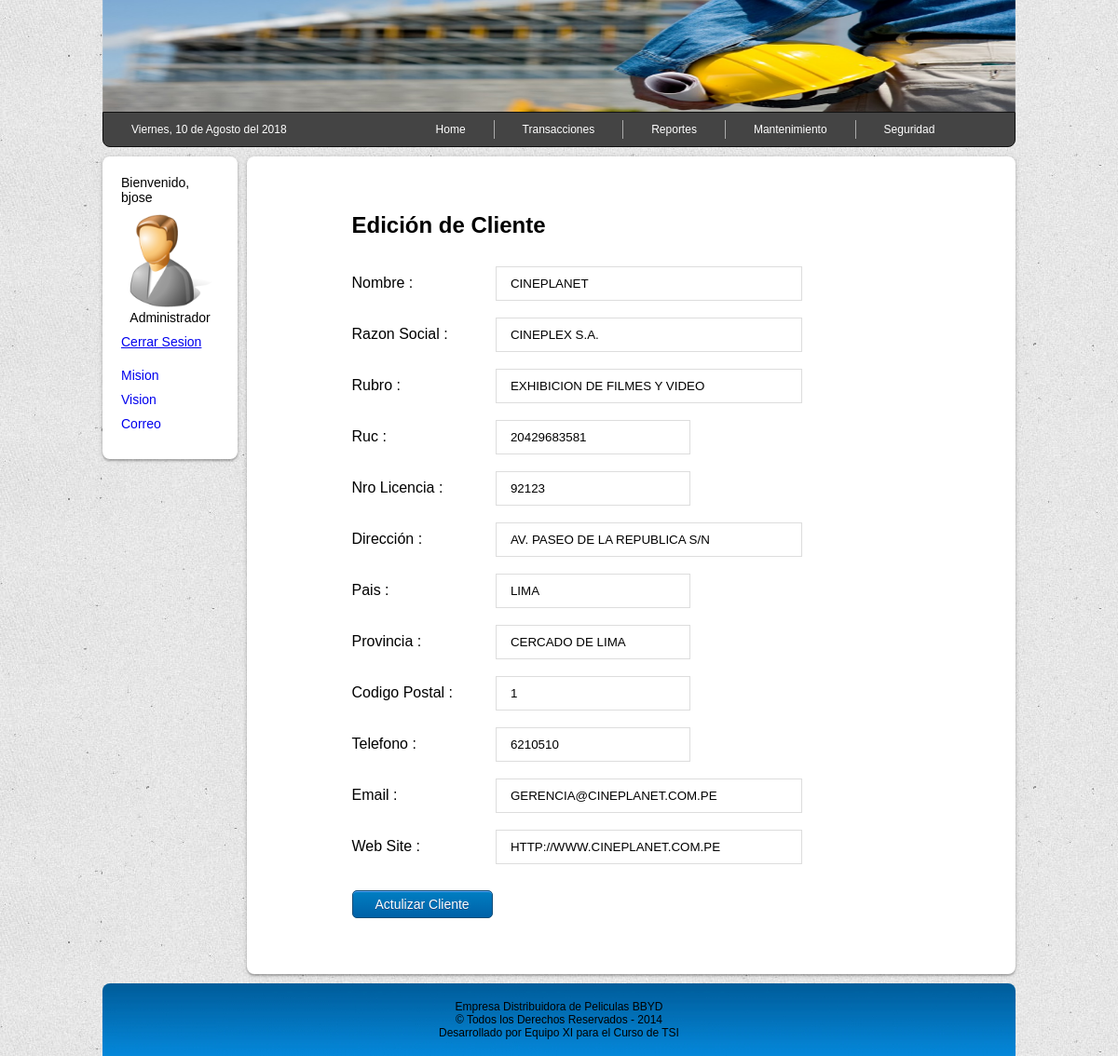
The page /vista/editarproveedor.php?idproveedor=1 (signed in) on the database its author committed.
### tables this page shows
CREATE TABLE `proveedor` (
  `idproveedor` int(4) unsigned NOT NULL AUTO_INCREMENT,
  `nombrec` varchar(60) NOT NULL,
  `razonsocial` varchar(60) NOT NULL,
  `rubro` varchar(60) NOT NULL,
  `ruc` varchar(11) NOT NULL,
  `nrolicencia` varchar(20) NOT NULL,
  `direccion` varchar(60) NOT NULL,
  `pais` varchar(25) NOT NULL,
  `provincia` varchar(25) NOT NULL,
  `codigopostal` int(5) NOT NULL,
  `telefono` varchar(12) NOT NULL,
  `email` varchar(60) NOT NULL,
  `site` varchar(60) NOT NULL,
  PRIMARY KEY (`idproveedor`)
);

### vista/editarproveedor.php (the view, shortened to what this page needs)
<?php
include('../modelo/conexion.php');
$enlace = "<a href='../modelo/logout.php'>Cerrar Sesion</a>";
$idproveedor = !empty($_GET['idproveedor']) ? $_GET['idproveedor'] : 0;
if ($idproveedor) {
	$query = "select * from proveedor where idproveedor='$idproveedor'";
	$result = $conexion->query($query);
	$dato = $result->fetch_assoc();
} else {
	header('Location: ../vista/proveedores.php');
	exit();
}
?>
<!DOCTYPE html>
<html lang="es">
<head>
	<link rel="stylesheet" href="../vista/css/style.css">
</head>
<body>
	<div class="container">
		<div class="header">
		</div>
		<div class="menu-div">
			<?php include('../vista/include/menu.php'); ?>
		</div>
		<div class="sidebar">
			<div class="menuside">
				<?php include('../vista/include/sidebar.php'); ?>
			</div>
		</div>
		<div class="content">
			<div class="main">
				<form action="../controlador/editproveedor.php" class="formu" method="POST">
					<h2>Edición de Cliente</h2>
					<div class="divformu">
						<label for="nombre">Nombre : </label>
						<input type="text" id="nombre" name="nombre" value="<?php echo $dato['nombrec'] ?>" size="35" onkeypress="return validarLetras(event);">
					</div>
					<div class="divformu">
						<label for="razonsocial">Razon Social : </label>
						<input type="text" id="razonsocial" name="razonsocial" value="<?php echo $dato['razonsocial'] ?>" size="35" onkeypress="return validarLetras(event);">
					</div>
					<div class="divformu">
						<label for="rubro">Rubro : </label>
						<input type="text" id="rubro" name="rubro" value="<?php echo $dato['rubro'] ?>" size="35" onkeypress="return validarLetras(event);">
					</div>
					<div class="divformu">
						<label for="ruc">Ruc : </label>
						<input type="text" id="ruc" name="ruc" value="<?php echo $dato['ruc'] ?>" maxlength="11" onkeypress="return justNumbers(event);">
					</div>
					<div class="divformu">
						<label for="nrolicencia">Nro Licencia : </label>
						<input type="text" id="nrolicencia" name="nrolicencia" value="<?php echo $dato['nrolicencia'] ?>" maxlength="20" onkeypress="return justNumbers(event);">
					</div>
					<div class="divformu">
						<label for="direccion">Dirección : </label>
						<input type="text" id="direccion" name="direccion" value="<?php echo $dato['direccion'] ?>" size="35">
					</div>
					<div class="divformu">
						<label for="pais">Pais : </label>
						<input type="text" id="pais" name="pais" value="<?php echo $dato['pais'] ?>" onkeypress="return validarLetras(event);">
					</div>
					<div class="divformu">
						<label for="provincia">Provincia : </label>
						<input type="text" id="provincia" name="provincia" value="<?php echo $dato['provincia'] ?>" onkeypress="return validarLetras(event);">
					</div>
					<div class="divformu">
						<label for="codigopostal">Codigo Postal : </label>
						<input type="text" id="codigopostal" name="codigopostal" value="<?php echo $dato['codigopostal'] ?>" maxlength="5" onkeypress="return justNumbers(event);">
					</div>
					<div class="divformu">
						<label for="telefono">Telefono : </label>
						<input type="text" id="telefono" name="telefono" value="<?php echo $dato['telefono'] ?>" maxlength="12" onkeypress="return justNumbers(event);">
					</div>
					<div class="divformu">
						<label for="email">Email : </label>
						<input type="text" id="email" name="email" value="<?php echo $dato['email'] ?>" size="35">
					</div>
					<div class="divformu">
						<label for="site">Web Site : </label>
						<input type="text" id="site" name="site" value="<?php echo $dato['site'] ?>" size="35">
					</div>
					<div class="divboton">
						<input type="submit" class="boton" value="Actulizar Cliente">
					</div>
				</form>
			</div>
		</div>
		<div class="footer">
			<?php include('../vista/include/footer.php'); ?>
		</div>
	</div>
</body>
</html>

### vista/css/style.css (style rules this page uses)
body { background-image: url(../images/bg.jpg); font-family: sans-serif; font-size: 16px; margin: 0px; }
h2 { color: black; }
.container { width: 980px; margin: auto; }
.header { background-image: url(../images/header.jpg); background-attachment: fixed; background-repeat: no-repeat; background-position: top; background-size: 980px 120px; height: 120px; }
.content { float: left; width: 830px; }
.footer { clear: both; background-image: url(../images/background.jpg); padding: 18px; font-size: 12px; text-align: center; -moz-border-radius: 8px 8px 0 0; -webkit-border-radius: 8px 8px 0 0; border-radius: 8px 8px 0 0; }
.sidebar { float: left; width: 150px; }
.menuside { padding: 20px; margin: 10px 5px 10px 0px; background-color: white; border-radius: 8px; box-shadow: 0 2px 2px rgba(0,0,0,0.2), 0 1px 5px rgba(0,0,0,0.2); font-size: 14px; }
.main { padding: 40px; margin: 10px 0px 10px 5px; background-color: white; box-shadow: 0 2px 2px rgba(0,0,0,0.2), 0 1px 5px rgba(0,0,0,0.2); border-radius: 8px; }
.divboton { margin: 20px 0 20px 0; }
.boton { -moz-box-shadow:inset 0px 1px 0px 0px #54a3f7; -webkit-box-shadow:inset 0px 1px 0px 0px #54a3f7; box-shadow:inset 0px 1px 0px 0px #54a3f7; background:-webkit-gradient(linear, left top, left bottom, color-stop(0.05, #007dc1), color-stop(1, #0061a7)); background:-moz-linear-gradient(top, #007dc1 5%, #0061a7 100%); background:-webkit-linear-gradient(top, #007dc1 5%, #0061a7 100%); background:-o-linear-gradient(top, #007dc1 5%, #0061a7 100%); background:-ms-linear-gradient(top, #007dc1 5%, #0061a7 100%); background:linear-gradient(to bottom, #007dc1 5%, #0061a7 100%); filter:progid:DXImageTransform.Microsoft.gradient(startColorstr='#007dc1', endColorstr='#0061a7',GradientType=0); background-color:#007dc1; -moz-border-radius:5px; -webkit-border-radius:5px; border-radius:5px; border:1px solid #124d77; display:inline-block; color:#ffffff; font-family:Arial; font-size:14px; font-weight:normal; padding:6px 24px; text-decoration:none; text-shadow:0px 1px 0px #154682; }
.menu-div { padding: 0px; }
.formu, .data { width: 600px; margin: auto; }
input[type=text], textarea, select { transition: all 0.30s ease-in-out; -webkit-transition: all 0.30s ease-in-out; -moz-transition: all 0.30s ease-in-out; border:#fff 1px solid; outline:none; padding: 10px 15px; margin: 5px 1px 3px 0px; border: 1px solid #DDDDDD; -moz-box-sizing: border-box; }
.divformu, .divdata { padding: 5px 0px; display: block; }
.divformu label { width: 150px; display: inline-block; }

### rows shown on the page
proveedor: nombre "CINEPLANET", razonsocial "CINEPLEX S.A.", rubro "EXHIBICION DE FILMES Y VIDEO", ruc "20429683581", nrolicencia "92123", direccion "AV. PASEO DE LA REPUBLICA S/N", pais "LIMA", provincia "CERCADO DE LIMA", codigopostal "1", telefono "6210510", email "GERENCIA@CINEPLANET.COM.PE", site "HTTP://WWW.CINEPLANET.COM.PE"

### other values the page prints
$_SESSION['usuario'] "bjose"
$_SESSION['perfil'] "Administrador"
